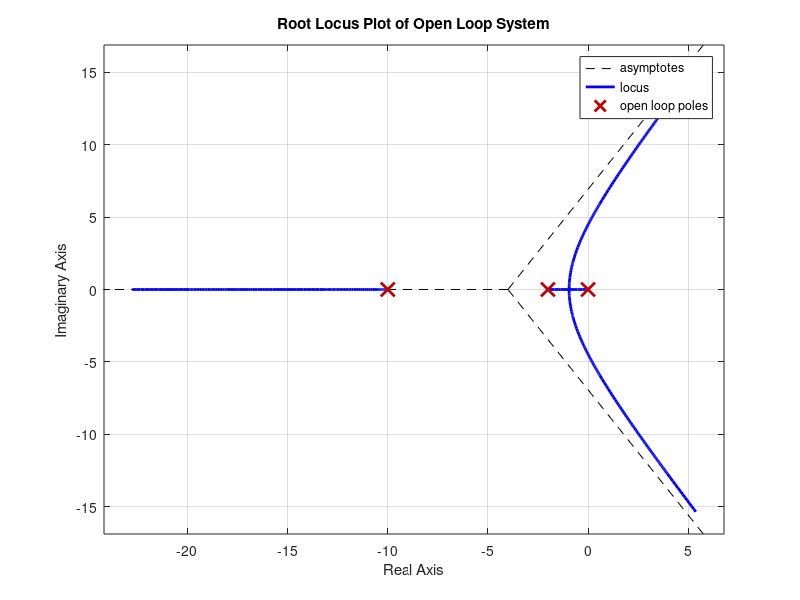

Reproduce this figure in MATLAB.
J = 0.01;
b = 0.1;
K = 0.01;
R = 1;
L = 0.5;
s = tf('s');
G = K/(s*((J*s+b)*(L*s+R)+K^2));

rlocus(G);
grid on;
title('Root Locus Plot of Open Loop System');
xlabel('Real Axis');
ylabel('Imaginary Axis');
